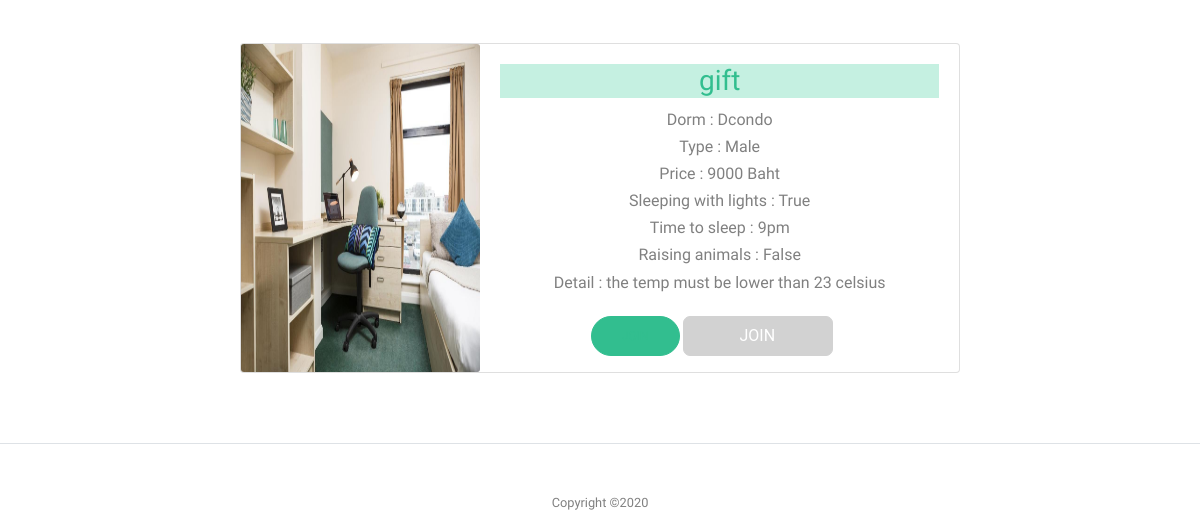
Page /home (lower part) on the earlier database version.
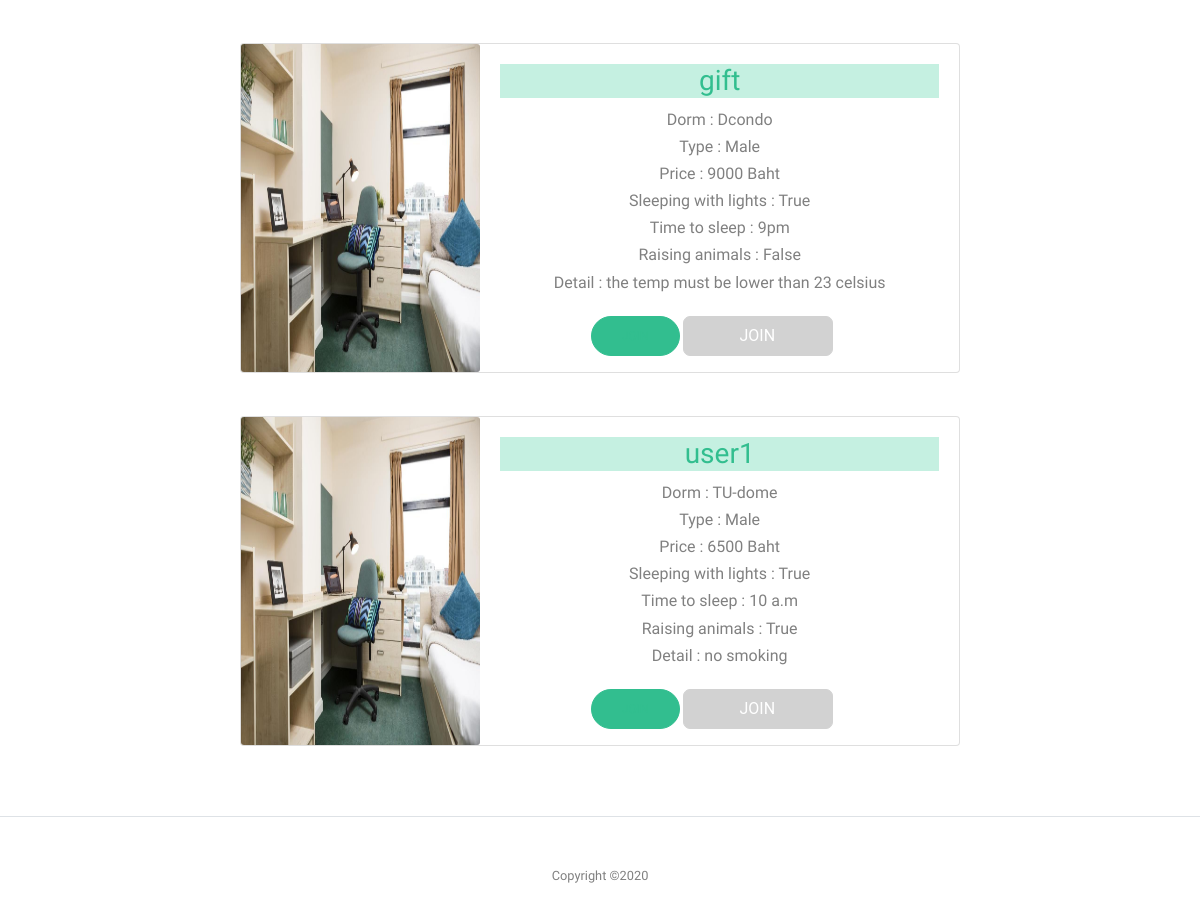
Same page on the later database version.
### matefinder/models.py (models this page shows, shortened)
class DormInformation(models.Model):
    username = models.CharField(max_length=255)
    name_dorm = models.CharField(max_length=255)
    details_dorm = models.CharField(max_length=255)
    type_dorm = models.CharField(max_length=255)
    price = models.IntegerField()
    light = models.BooleanField()
    timetosleep = models.CharField(max_length=255)
    pet = models.BooleanField()

### matefinder/views.py (the view)
# urls.py: path('home', views.viewPostDorm, name='viewPost'),
def viewPostDorm(request):
    print("viewPostDorm")
    return render(request, 'homepage.html', {
        "dorms": DormInformation.objects.all()
    })

### templates/homepage.html (shortened to what this page needs)
﻿{% block body %}
{% load static %}
<link rel="stylesheet" type="text/css" href="{% static '/css/styleabout.css' %}" />
<html lang="en">
  <head>
    <link rel="stylesheet" href="../static/css/bootstrap.min.css"  rel="stylesheet" />
    <link rel="stylesheet" href="../static/css/styleabout.css" rel="stylesheet"  />
  </head>
  <body data-spy="scroll" data-target=".site-navbar-target" data-offset="300">
      <br><br><br>
      <br>
      <center>
    {% for i in dorms %}
    <div class="card mb-3" style="max-width: 720px;">
        <div class="row no-gutters">
          <div class="col-md-4">
            <img src="../static/images/dorm2.jpg" class="card-img" alt="Image" style="height: 100%; width: 100%;">
          </div>
          <div class="col-md-8">
            <form method="post">
            <div class="card-body">
              <div class="section-heading" style="background-color: #c5f0e1">
                <h3 class="team" >{{ i.username }}</h3>
              </div>
                Dorm : {{ i.name_dorm }}<br>
                Type : {{ i.type_dorm }} <br>
                Price : {{ i.price }} Baht <br>
                Sleeping with lights : {{ i.light }} <br>
                Time to sleep : {{ i.timetosleep }} <br>
                Raising animals : {{ i.pet }} <br>
                Detail : {{ i.details_dorm }} <br>
              </div>
              {% if i.username != user.username %}
              <button type="submit" class="btn btn-primary"><a href="{% url 'sentReq' i.id %}" >Join</a></button>
                <label for="toggle-3" class="toggle-3" ><a href="{% url 'sentReq' i.id %}" ></a>
                    <span class="toggle-3__button">
                    </span>
                </label>
              {% endif %}
             </div>
              <br><br>
        </div>
      </div>
      <br>
      {% endfor %}
      </center>
      <br>
      <div class="row text-center">
        <div class="col-md-12">
          <div class="border-top pt-5">
            <p class="copyright"><small>
              Copyright &copy;<script>document.write(new Date().getFullYear());</script>
            </div>
          </div>
        </div>
  </body>
  </html>
</html>
{% endblock %}

Differences in the rows shown:
added DormInformation: username "user1", name_dorm "TU-dome", type_dorm "Male", price "6500", light "True", timetosleep "10 a.m", pet "True", details_dorm "no smoking"
